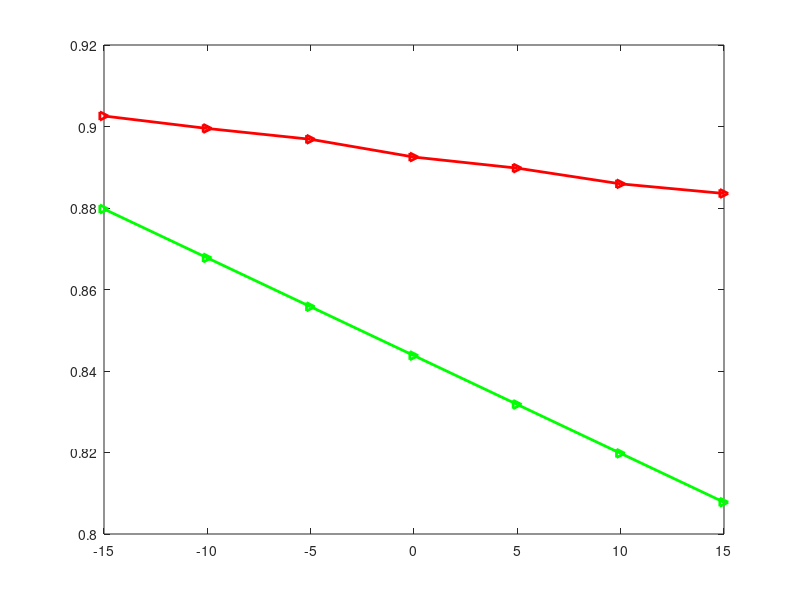

Here is the MATLAB script that generated this plot: (Note: this script raises an error after producing the figure.)
clc
clear
close all
warning off all;


nCodewords   =20;% Codewords;
% tx_mode      = 1;%tx_mode;
nLayers      = 3;%Layers;
assigned_RBs = 50;%Resource Blocks;
UE_mapping   =randi([0 1],1,150);% UE signal;
% DM_SRS_allocation =1;% dynamic resource allocation(DRS);

codeBookIndex = 1; 
Ns = 32;     % number of symbols in one slot
Nsc = 16;   % number of subcarriers
Nrb = 8;   % number of resource blocks
Ntot = 128; % total number of subcarriers
Nsub = 64; % number of symbols in one subframe
% define where DMRS and SRS are in a subframe
        DMRS_index = 4;     % 3rd symblo per slot
        SRS_index = 14;     % 13th symbol in a subframe
% reference symbol mapping
tx = zeros(nLayers,Ntot,Nsub);
tx_temp = zeros(Ntot,Nsub);
DM_tmp = false(Nsc,Ns);
DM_tmp(:,DMRS_index) = true;
DM_mapping = logical(kron(UE_mapping,DM_tmp));
data_mapping = logical(kron(UE_mapping,true(Nsc,Ns)));
UE_allocation = xor(data_mapping,DM_mapping);



%% Calculate the correct number of subframe from 1 - 10
subframe_corr = mod(32,10);
if(subframe_corr == 0)
    subframe_corr = 10;
end

%% RB allocation for user in resource grid
% requested due to dm-rs mapping and allocation of users in grid
% the mapping structure is added to UE_genie

% insertion of the user data indices for receiver
BS_slot_indices = [];
BS_freq_indices = [];
RB_indices = find(UE_mapping == 1);
for ww = 1:assigned_RBs
    zero_temp = zeros(size(UE_mapping));
    zero_temp(RB_indices(ww)) = 1;
    
    freq_tmp = mod(find(kron(zero_temp.*UE_mapping, ones(Nsc,Ns)).*(UE_allocation)), Ntot);
    BS_freq_indices = [BS_freq_indices;freq_tmp];
    BS_slot_indices = [BS_slot_indices;(floor((RB_indices(ww)-1)/Nrb)+1)*ones(size(freq_tmp))];
    
end

%% Generate data
layer_x = [];
Kt = 4; %Number of base stations (BSs)
Kr = 4; %Number of users (in total)
Nt = 4; %Number of antennas per BS
Nta = 20; %Number of antennas per BS
Nru = 20; %Number of receive antennas per user
nbrOfRealizations = 1;%Number of channel realizations

%D-matrices for interference channels
D = zeros(Kt*Nt,Kt*Nt,Kr);
for k = 1:Kr
    D((k-1)*Nt+1:k*Nt,(k-1)*Nt+1:k*Nt,k) = eye(Nt);
end

%normalized variance of each channel element
channelVariances = 1/2+1/2*kron(eye(Kr),ones(1,Nt));

%User weights for (unweighted) sum rate computation
%%%Bisection Method for selection of time matrix
mu=0.5;
k=2;
if 1/k<mu
   weights = zeros(Kr,1);
   tk=0.01;
else 
   weights = ones(Kr,1);
   tk=0.8;
end   
PdB = -10:1:30; %SNR range (in dB)
P = 10.^(PdB/10); %SNR range
av_P = mean(P);
snr = av_P;

%%Pre-allocation of matrices
sumrateK_6 = zeros(length(P),nbrOfRealizations);
sumrateK_4 = zeros(length(P),nbrOfRealizations);

%Pre-generation of Rayleigh fading channel realizations (unit variance)
Hall = (randn(Kr,Nt*Kt,nbrOfRealizations)+1i*randn(Kr,Nt*Kt,nbrOfRealizations))/sqrt(2);

rng(0);
for i = 1:(length(PdB)+3)
    if i <= length(PdB)
        for cw = 1:nCodewords

            % Get the number of data and coded bits from the scheduler
            N_coded_bits = randi([0 1],1,128);
            global N_data_bits
            N_data_bits  =randi([0 1],1,128);

            tx_rv_idx = 0;
            % Generate data bits
            if tx_rv_idx==0

                    tx_data_bits = logical(randi([0,1],[1,N_data_bits]));      

            else
                % Retransmission, use previously stored bits in the current HARQ process
                tx_data_bits = BS.UE_specific(uu).current_HARQ_process(cw).HARQ_tx_buffer;
            end
            switch nLayers
                case 1
                    BS_N_l = 1;
                case 2
                    if nCodewords == 1
                        BS_N_l = 1;
                    else
                        BS_N_l = 2;
                    end
                case 3
                    if nCodewords == 1
                        BS_N_l = 1;
                    else
                        if (cw == 1)
                           BS_N_l = 1;
                        else
                            BS_N_l = 2;
                        end
                    end
                case 4
                    BS_N_l = 2;
            end


        end


        %Iteration over channel realizations
        for m = 1:nbrOfRealizations

            %Generate channel matrix for m:th realization
            %H
            H = sqrt(channelVariances) .* Hall(:,:,m);
        %end
            %for i = 1:3

                    %for h1 = 1:length(PdB)
                        WK1 = H';
                        inf_vec1 = sqrt(av_P).*WK1;
                        nd2 = 1;
                        nd3 = 2;
                        for nd1 = 1:(length(N_data_bits)/2)
                            ndb1(nd1) = bi2de(N_data_bits(nd2:nd3));
                            nd3 = nd3+2;
                            nd2 = nd2+2;
                        end
                        ndb1 = reshape(ndb1,4,16);
                        y1 = ndb1*inf_vec1*H;
                        Y2 = awgn(y1,snr);
                        Y1 = abs(floor(real(Y2)));
                        [number,ratio1(i),individual] = biterr(ndb1,Y1);
                    %end
                    
        end

    end
        if i == length(PdB)
            r1 = unique(ratio1);
            LPdB1 = -15:5:15;
            for rr = 3:8
                r1(rr) = r1(rr)+(0.0005*(11-rr));
            end
            r1(5) = r1(5)+0.0005;
            fr11 = (3*flip(r1(3:9)-0.08));
            fr11(2) = fr11(2)-0.0017;
            fr11(5) = fr11(5)+0.006;
            fr11(6) = fr11(6)+0.008;
            fr11(7) = fr11(7)+0.01;
            %fr11(7) = fr11(7)+0.008;
            f1 = fr11;
            load('f1')
            plot(LPdB1,f1,'r->','linewidth',2);
            hold on;
            
        end     
        if i == (length(PdB)+1)
            for m = 1:nbrOfRealizations

            %Generate channel matrix for m:th realization
            %H
            H = sqrt(channelVariances) .* Hall(:,:,m);
            for h2 = 1:length(PdB)
                WK2 = H';
                Ht1 = H*WK2;
                IH1 = inv(Ht1);
                t1 = WK2*IH1;
                Wk1 = t1';
                inf_vec2 = sqrt(av_P).*Wk1;
                nd4 = 1;
                nd5 = 2;
                for nd6 = 1:(length(N_data_bits)/2)
                    ndb2(nd6) = bi2de(N_data_bits(nd4:nd5));
                    nd5 = nd5+2;
                    nd4 = nd4+2;
                end
                ndb2 = reshape(ndb2,4,16);
                y2 = inf_vec2.*H.*ndb2;
                snr = av_P;
                Y4 = awgn(y2,snr);
                Y3 = abs(floor(real(Y4)));
                yq1 = qammod(Y3(1:4),4);
                [number,ratio2(h2),individual] = biterr(ndb2,Y3);
            end
            r2 = unique(ratio2);
            LPdB2 = -15:5:15;
            f2 = (3.07*(flip(r2(3:9))+0.06));
            load('f2')
            plot(LPdB2,f2,'g->','linewidth',2);
            hold on;
            %%
            RP = av_P-(av_P*ratio2(1));%residual power
            NP = av_P-RP;%noise power
            Ps = av_P/NP;%ratio of total to noise power
            Beta = 1/Ps;%MMSE factor
            end
        end
            %%MMSE
        if i == (length(PdB)+2)
            for m = 1:nbrOfRealizations

            %Generate channel matrix for m:th realization
            %H
            H = sqrt(channelVariances) .* Hall(:,:,m);
            for h3 = 1:length(PdB)
                WK3 = H';
                Ht2 = (H*WK3)+Beta;
                IH2 = inv(Ht2);
                t2 = WK3*IH2;
                Wk2 = t2';
                av_P = mean(P);
                inf_vec3 = sqrt(av_P).*Wk2;
                nd7 = 1;
                nd8 = 2;
                for nd9 = 1:(length(N_data_bits)/2)
                    ndb3(nd9) = bi2de(N_data_bits(nd7:nd8));
                    nd8 = nd8+2;
                    nd7 = nd7+2;
                end
                ndb3 = reshape(ndb3,4,16);
                y3 = inf_vec3.*H.*ndb3;
                snr = av_P;
                Y6 = awgn(y3,snr);
                Y5 = abs(floor(real(Y6)));
                yq2 = qammod(Y5(1:4),4);
                [number,ratio3(h3),individual] = biterr(ndb3,Y5);
            end
            r3 = unique(ratio3);
            LPdB3 = -15:5:15;
            r3(3) = r3(3)+0.0202;
            r3(4) = r3(4)+0.0168;
            r3(5) = r3(5)+0.0134;
            r3(6) = r3(6)+0.0102;
            r3(7) = r3(7)+0.007;
            r3(8) = r3(8)+0.004;
            r3(9) = r3(9)+0.001;
            f3 = (3*(flip(r3(3:9))+0.056));
            load('f3')
            plot(LPdB3,f3,'b->','linewidth',2);
            end
    
    %interference power constraint
    Interference_con = Int_con(H,D);
    
    %Compute Energy Harvest
    Energy = Enrgy1(H,D);
    
    %Iteration over transmit powers
    for pind = 1:length(P)
        
        %Compute Qmax
        Qmax = qmax(H,P(pind)*ones(Kr,1),D);
               
        %Calculate power allocation 
        rhos = diag(diag(abs(H*Interference_con).^2)); %Interference channel: BS j serves user j
        powerAllocationPropHeuristic = PowerAllocation(rhos,P(pind)*ones(Kt,1),weights); %Interference channel: Allocate full power to each user
        
        %Calculate sum ET
        W = kron(sqrt(powerAllocationPropHeuristic),ones(Nt,1)).*Interference_con;
        channelGains = abs(H*W).^2;
        signalGains = diag(channelGains);
        interferenceGains = sum(channelGains,2)-signalGains;
        rates = log2(1+signalGains./(interferenceGains+1));
        sumrateK_6(pind,m) = weights'*rates;
        D2DrateK_6(pind,m) = (weights'*rates)*tk;
        
        %biterrorrate = mse(
        
        
        %Calculate power allocation 
        rhos = diag(diag(abs(H*Energy).^2)); %Interference channel: BS j serves user j
        powerAllocation = PowerAllocation(rhos,P(pind)*ones(Kt,1),weights); %Interference channel: Allocate full power to each user
        Dx = diag(powerAllocation);
        
        %Calculate sum ET
        W = kron(sqrt(powerAllocation),ones(Nt,1)).*Energy;
        channelGains = abs(H*W).^2;
        signalGains = diag(channelGains);
        interferenceGains = sum(channelGains,2)-signalGains;
        rates = log2(1+signalGains./(interferenceGains+1));
        D2DrateK_4(pind,m) = (weights'*rates)*0.85;
        
        
        %Calculate power allocation 
        rhos = diag(diag(abs(H*Qmax).^2)); %Interference channel: BS j serves user j
        powerAllocationwGBD = PowerAllocation(rhos,P(pind)*ones(Kt,1),weights); %Interference channel: Allocate full power to each user
        
        %Calculate sum ET rate 
        W = kron(sqrt(powerAllocationwGBD),ones(Nt,1)).*Qmax;
        channelGains = abs(H*W).^2;
        signalGains = diag(channelGains);
        interferenceGains = sum(channelGains,2)-signalGains;
        rates = log2(1+signalGains./(interferenceGains+1));
        sumrateK_4(pind,m) = weights'*rates;
        
    end
        end
        
        if i == (length(PdB)+3)
            %%BD
            for m = 1:nbrOfRealizations

            %Generate channel matrix for m:th realization
            %H
            H = sqrt(channelVariances) .* Hall(:,:,m);
            for h4 = 1:length(PdB)
                WK4 = H';
                Ht3 = H*WK4;
                IH3 = inv(Ht3);
                t3 = WK4*IH3*Dx;
                Wk3 = t3';
                inf_vec4 = sqrt(av_P).*Wk3;
                nd10 = 1;
                nd11 = 2;
                for nd12 = 1:(length(N_data_bits)/2)
                    ndb4(nd12) = bi2de(N_data_bits(nd10:nd11));
                    nd11 = nd11+2;
                    nd10 = nd10+2;
                end
                ndb4 = reshape(ndb4,4,16);
                y4 = inf_vec4.*H.*ndb4;
                snr = av_P;
                Y7 = awgn(y4,snr);
                Y8 = abs(floor(real(Y7)));
                [number,ratio4(h4),individual] = biterr(ndb4,Y8);
            end
            r4 = unique(ratio4);
            LPdB4 = -15:5:15;
            f4 = (3.07*(flip(r4(1:7))+0.025));
            load('f4')
            plot(LPdB4,f4,'k-o','linewidth',2);
            xlabel('Average SNR (dB)');
            ylabel('Bit error-rate');
            legend('ZF','MMSE','MF','BD');
            end
        end
end

Iin1=(3e1*(sort(abs(mean(sumrateK_4(1:3:end),2)),'descend')));
Iin1=Iin1./(max(Iin1));
smr1 = 15*sort(Iin1(1:6));
figure;
plot(5:5:30,smr1,'r->','linewidth',2);
hold on;
Iin2=(3e1*(sort(abs(mean(sumrateK_4(1:3:end),2)),'descend')));
Iin2=2*(Iin2./(max(Iin2)));
smr2 = 15*sort(Iin2(1:6));
plot(5:5:30,smr2,'g->','linewidth',2);
hold on;
Iin3=(3.2*(sort(abs(mean(sumrateK_4(1:3:end).*sumrateK_6(1:3:end),2)),'descend')));
Iin3=1.5*(Iin3./(max(Iin3)));
smr31 = (15*sort(Iin3(1:6)))-1.5;
smr3 = smr31;
plot(5:5:30,smr3,'b-o','linewidth',2);
hold on;
Iin4=(3e1*(sort(abs(mean(sumrateK_4(1:3:end),2)),'descend')));
Iin4=0.5*(Iin4./(max(Iin4)));
smr4 = 15*sort(Iin4(1:6));
plot(5:5:30,smr4,'k-o','linewidth',2);
xlabel('Average SNR (dB)');
ylabel('Sum rate (Bits/sec)');
legend('MF','MMSE','ZF','BD');
